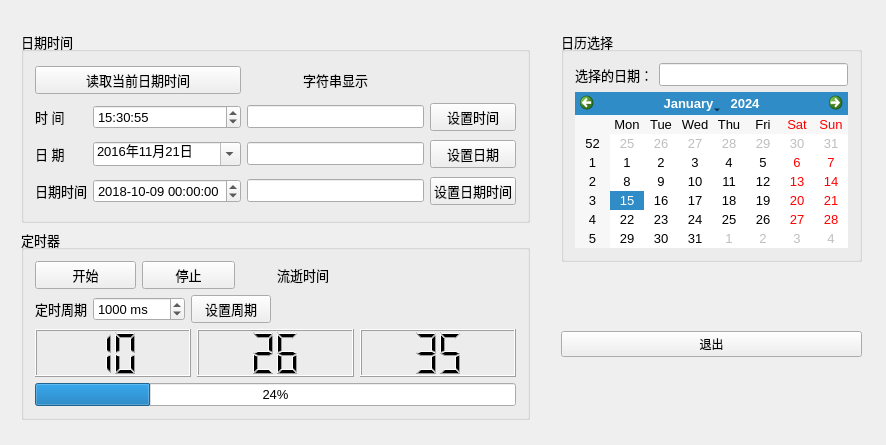
<?xml version="1.0" encoding="UTF-8"?>
<ui version="4.0">
 <class>Widget</class>
 <widget class="QWidget" name="Widget">
  <property name="geometry">
   <rect>
    <x>0</x>
    <y>0</y>
    <width>886</width>
    <height>445</height>
   </rect>
  </property>
  <property name="windowTitle">
   <string>Widget</string>
  </property>
  <widget class="QWidget" name="">
   <property name="geometry">
    <rect>
     <x>550</x>
     <y>20</y>
     <width>323</width>
     <height>411</height>
    </rect>
   </property>
   <layout class="QVBoxLayout" name="verticalLayout_2">
    <item>
     <widget class="QGroupBox" name="groupBox_3">
      <property name="font">
       <font>
        <pointsize>10</pointsize>
       </font>
      </property>
      <property name="title">
       <string>日历选择</string>
      </property>
      <layout class="QGridLayout" name="gridLayout_3">
       <item row="0" column="0">
        <widget class="QLabel" name="label_7">
         <property name="text">
          <string>选择的日期：</string>
         </property>
        </widget>
       </item>
       <item row="0" column="1">
        <widget class="QLineEdit" name="editCalendar"/>
       </item>
       <item row="1" column="0" colspan="2">
        <widget class="QCalendarWidget" name="calendarWidget"/>
       </item>
      </layout>
     </widget>
    </item>
    <item>
     <spacer name="verticalSpacer_3">
      <property name="orientation">
       <enum>Qt::Vertical</enum>
      </property>
      <property name="sizeHint" stdset="0">
       <size>
        <width>258</width>
        <height>17</height>
       </size>
      </property>
     </spacer>
    </item>
    <item>
     <widget class="QPushButton" name="btnClose">
      <property name="text">
       <string>退出</string>
      </property>
     </widget>
    </item>
    <item>
     <spacer name="verticalSpacer_4">
      <property name="orientation">
       <enum>Qt::Vertical</enum>
      </property>
      <property name="sizeHint" stdset="0">
       <size>
        <width>258</width>
        <height>17</height>
       </size>
      </property>
     </spacer>
    </item>
   </layout>
  </widget>
  <widget class="QWidget" name="">
   <property name="geometry">
    <rect>
     <x>10</x>
     <y>20</y>
     <width>531</width>
     <height>411</height>
    </rect>
   </property>
   <layout class="QVBoxLayout" name="verticalLayout_3">
    <item>
     <widget class="QGroupBox" name="groupBox">
      <property name="font">
       <font>
        <pointsize>10</pointsize>
       </font>
      </property>
      <property name="title">
       <string>日期时间</string>
      </property>
      <layout class="QGridLayout" name="gridLayout">
       <item row="0" column="0" colspan="2">
        <widget class="QPushButton" name="btnGetTime">
         <property name="text">
          <string>读取当前日期时间</string>
         </property>
        </widget>
       </item>
       <item row="0" column="2">
        <widget class="QLabel" name="LabDateTime">
         <property name="text">
          <string>字符串显示</string>
         </property>
         <property name="alignment">
          <set>Qt::AlignCenter</set>
         </property>
        </widget>
       </item>
       <item row="1" column="0">
        <widget class="QLabel" name="label_2">
         <property name="text">
          <string>时 间</string>
         </property>
        </widget>
       </item>
       <item row="1" column="1">
        <widget class="QTimeEdit" name="timeEdit">
         <property name="dateTime">
          <datetime>
           <hour>15</hour>
           <minute>30</minute>
           <second>55</second>
           <year>2000</year>
           <month>1</month>
           <day>1</day>
          </datetime>
         </property>
         <property name="displayFormat">
          <string>HH:mm:ss</string>
         </property>
         <property name="calendarPopup">
          <bool>true</bool>
         </property>
        </widget>
       </item>
       <item row="1" column="2">
        <widget class="QLineEdit" name="editTime"/>
       </item>
       <item row="1" column="3">
        <widget class="QPushButton" name="btnSetTime">
         <property name="font">
          <font>
           <pointsize>10</pointsize>
          </font>
         </property>
         <property name="text">
          <string>设置时间</string>
         </property>
        </widget>
       </item>
       <item row="2" column="0">
        <widget class="QLabel" name="label_3">
         <property name="text">
          <string>日 期</string>
         </property>
        </widget>
       </item>
       <item row="2" column="1">
        <widget class="QDateEdit" name="dateEdit">
         <property name="dateTime">
          <datetime>
           <hour>0</hour>
           <minute>0</minute>
           <second>0</second>
           <year>2016</year>
           <month>11</month>
           <day>21</day>
          </datetime>
         </property>
         <property name="displayFormat">
          <string>yyyy年M月d日</string>
         </property>
         <property name="calendarPopup">
          <bool>true</bool>
         </property>
        </widget>
       </item>
       <item row="2" column="2">
        <widget class="QLineEdit" name="editDate">
         <property name="text">
          <string/>
         </property>
        </widget>
       </item>
       <item row="2" column="3">
        <widget class="QPushButton" name="btnSetDate">
         <property name="font">
          <font>
           <pointsize>10</pointsize>
          </font>
         </property>
         <property name="text">
          <string>设置日期</string>
         </property>
        </widget>
       </item>
       <item row="3" column="0">
        <widget class="QLabel" name="label_4">
         <property name="text">
          <string>日期时间</string>
         </property>
        </widget>
       </item>
       <item row="3" column="2">
        <widget class="QLineEdit" name="editDateTime">
         <property name="minimumSize">
          <size>
           <width>150</width>
           <height>0</height>
          </size>
         </property>
         <property name="text">
          <string/>
         </property>
        </widget>
       </item>
       <item row="3" column="3">
        <widget class="QPushButton" name="btnSetDateTime">
         <property name="font">
          <font>
           <pointsize>10</pointsize>
          </font>
         </property>
         <property name="text">
          <string>设置日期时间</string>
         </property>
        </widget>
       </item>
       <item row="3" column="1">
        <widget class="QDateTimeEdit" name="dateTimeEdit">
         <property name="dateTime">
          <datetime>
           <hour>0</hour>
           <minute>0</minute>
           <second>0</second>
           <year>2018</year>
           <month>10</month>
           <day>9</day>
          </datetime>
         </property>
         <property name="displayFormat">
          <string>yyyy-MM-dd HH:mm:ss</string>
         </property>
         <property name="calendarPopup">
          <bool>false</bool>
         </property>
        </widget>
       </item>
      </layout>
     </widget>
    </item>
    <item>
     <widget class="QGroupBox" name="groupBox_2">
      <property name="font">
       <font>
        <pointsize>10</pointsize>
       </font>
      </property>
      <property name="title">
       <string>定时器</string>
      </property>
      <layout class="QVBoxLayout" name="verticalLayout">
       <item>
        <layout class="QGridLayout" name="gridLayout_2">
         <item row="0" column="0" colspan="2">
          <widget class="QPushButton" name="btnStart">
           <property name="text">
            <string>开始</string>
           </property>
          </widget>
         </item>
         <item row="1" column="1" colspan="2">
          <widget class="QSpinBox" name="spinBoxIntv">
           <property name="minimumSize">
            <size>
             <width>0</width>
             <height>0</height>
            </size>
           </property>
           <property name="suffix">
            <string> ms</string>
           </property>
           <property name="maximum">
            <number>999999</number>
           </property>
           <property name="value">
            <number>1000</number>
           </property>
           <property name="displayIntegerBase">
            <number>10</number>
           </property>
          </widget>
         </item>
         <item row="1" column="3">
          <widget class="QPushButton" name="btnSetIntv">
           <property name="text">
            <string>设置周期</string>
           </property>
          </widget>
         </item>
         <item row="1" column="4">
          <spacer name="horizontalSpacer">
           <property name="orientation">
            <enum>Qt::Horizontal</enum>
           </property>
           <property name="sizeHint" stdset="0">
            <size>
             <width>40</width>
             <height>20</height>
            </size>
           </property>
          </spacer>
         </item>
         <item row="1" column="0">
          <widget class="QLabel" name="label_5">
           <property name="text">
            <string>定时周期</string>
           </property>
          </widget>
         </item>
         <item row="0" column="4">
          <widget class="QLabel" name="LabElapsTime">
           <property name="text">
            <string>流逝时间</string>
           </property>
          </widget>
         </item>
         <item row="0" column="2" colspan="2">
          <widget class="QPushButton" name="btnStop">
           <property name="maximumSize">
            <size>
             <width>93</width>
             <height>16777215</height>
            </size>
           </property>
           <property name="text">
            <string>停止</string>
           </property>
          </widget>
         </item>
        </layout>
       </item>
       <item>
        <layout class="QHBoxLayout" name="horizontalLayout">
         <item>
          <widget class="QLCDNumber" name="LCDHour">
           <property name="digitCount">
            <number>2</number>
           </property>
           <property name="value" stdset="0">
            <double>10.000000000000000</double>
           </property>
          </widget>
         </item>
         <item>
          <widget class="QLCDNumber" name="LCDMin">
           <property name="digitCount">
            <number>2</number>
           </property>
           <property name="value" stdset="0">
            <double>26.000000000000000</double>
           </property>
          </widget>
         </item>
         <item>
          <widget class="QLCDNumber" name="LCDSec">
           <property name="digitCount">
            <number>2</number>
           </property>
           <property name="value" stdset="0">
            <double>35.000000000000000</double>
           </property>
          </widget>
         </item>
        </layout>
       </item>
       <item>
        <widget class="QProgressBar" name="progressBar">
         <property name="value">
          <number>24</number>
         </property>
        </widget>
       </item>
      </layout>
     </widget>
    </item>
   </layout>
  </widget>
 </widget>
 <layoutdefault spacing="6" margin="11"/>
 <resources/>
 <connections>
  <connection>
   <sender>btnClose</sender>
   <signal>clicked()</signal>
   <receiver>Widget</receiver>
   <slot>close()</slot>
   <hints>
    <hint type="sourcelabel">
     <x>711</x>
     <y>390</y>
    </hint>
    <hint type="destinationlabel">
     <x>442</x>
     <y>222</y>
    </hint>
   </hints>
  </connection>
 </connections>
</ui>
